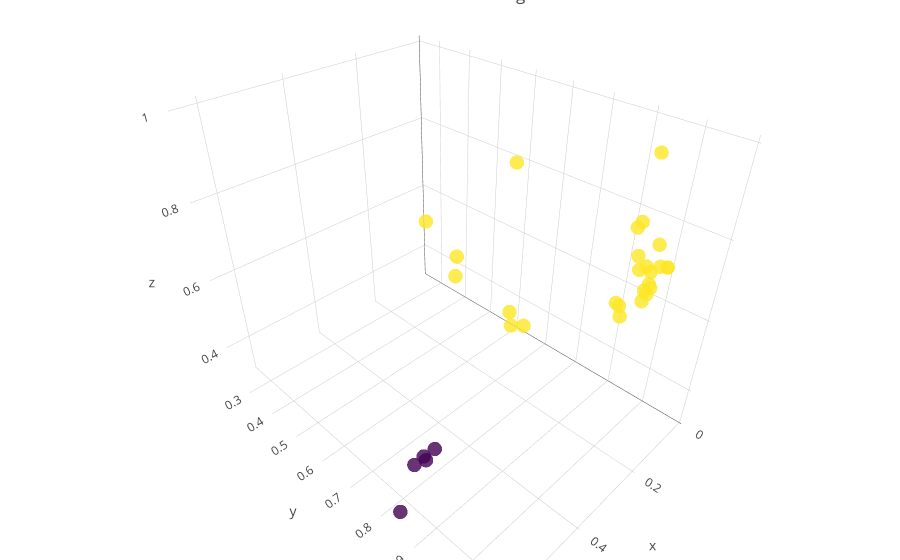

The cell this chart's notebook holds for it:
### Code cell
val_emb3d["marker"]["color"]=cluster_labels

data=[val_emb3d]

fig = go.Figure(data=data, layout=layout)
iplot(fig, filename='lrp-val.html')

### Figure 1 — Plotly figure (JSON) as saved in the notebook; plotly's stock layout.template omitted (floating-point values rounded to 4 significant figures)
{"data": [{"marker": {"color": [0, 1, 1, 1, 1, 1, 0, 0, 1, 1, 1, 1, 1, 1, 1, 0, 0, 1, 1, 1, 1, 1, 1, 1, 1, 1, 1, 1, 1, 1, 1], "colorscale": "Viridis", "opacity": 0.8, "size": 5}, "mode": "markers", "type": "scatter3d", "uid": "26d39c93-f4a7-42bd-af1a-cc2e041b5e8d", "x": [0.509, 0.2006, 0.06895, 0.1482, 0.1433, 0.2046, 0.5402, 0.5099, 0.1704, 0.01686, 0.2717, 0.1639, 0.14, 0.1756, 0.1793, 0.4773, 0.6417, 0.1626, 0.177, 0.2441, 0.1998, 0.1254, 0.2392, 0.2328, 0.2585, 0.157, 0.0802, 0.2798, 0.07877, 0.1392, 0.257], "y": [0.7726, 1.048, 0.4324, 1.054, 1.011, 0.993, 0.7698, 0.7666, 1.039, 0.2558, 1.036, 1.047, 0.9882, 0.7179, 1.015, 0.7675, 0.8392, 0.9875, 0.7563, 1.063, 1.049, 1.044, 1.071, 1.03, 1.075, 0.696, 0.6284, 1.079, 0.4371, 0.9937, 1.033], "z": [0.3168, 0.7981, 0.4847, 0.7855, 0.7647, 0.7012, 0.3255, 0.3247, 0.7431, 0.4995, 0.7535, 0.7918, 0.7769, 0.4708, 0.7764, 0.3229, 0.3302, 0.8494, 0.493, 0.7874, 0.7713, 0.77, 0.8839, 0.9083, 0.7931, 0.4892, 0.8314, 0.7916, 0.4273, 0.9925, 0.7197]}], "layout": {"autosize": true, "margin": {"b": 0, "l": 0, "r": 0, "t": 0}, "scene": {"aspectmode": "auto", "aspectratio": {"x": 0.8886, "y": 1.171, "z": 0.9608}, "camera": {"center": {"x": 0, "y": 0, "z": 0}, "eye": {"x": 1.114, "y": 1.114, "z": 1.114}, "projection": {"type": "perspective"}, "up": {"x": 0, "y": 0, "z": 1}}}, "title": {"text": "Val LRP Embedding"}}}
